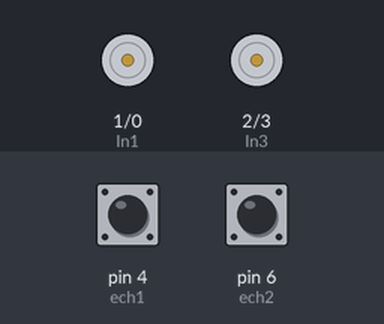
The sketch below on a simulated Arduino Uno, built with avr-gcc and run on an emulated ATmega328P. On the bench: motor-driver pin pairs drawn as motors (green arrow = first pin HIGH = forward, orange = second pin HIGH = backward, longer = more drive, scaled by the enable pin). The test bench sets the inputs (shaded band); at power-on: pin 4 (ech1) LOW, pin 6 (ech2) LOW.

Above: at 1.2 s.
1.3 s: pin 4 (ech1) pulsed HIGH 5 times (0.12 s each, 0.3 s apart)
At 4.4 s:
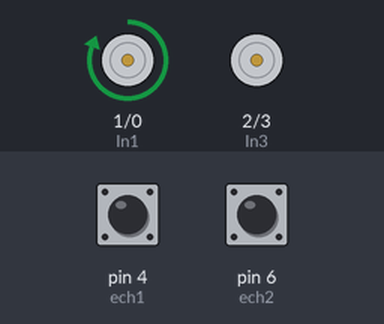
4.8 s: pin 6 (ech2) pulsed HIGH 2 times (0.12 s each, 0.3 s apart)
At 6.6 s:
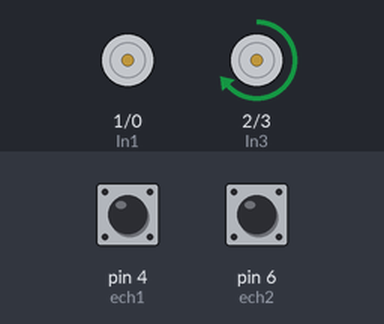
At 11.9 s:
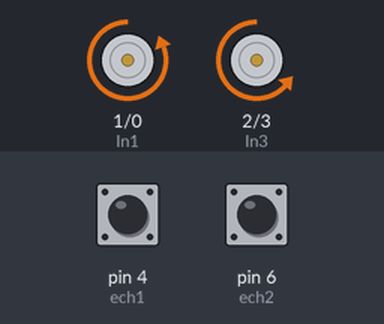
Timing chart, 0 to 13.7 s (numbered marks = the images above; inputs shaded):
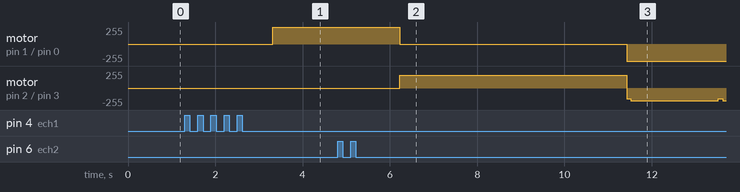

Measured:
- after the input at 1.3 s, motor on pin 1 (In1) / pin 0 (In2): stopped → forward 255/255 after 2.0 s
- after the input at 4.8 s, motor on pin 1 (In1) / pin 0 (In2): forward 255/255 → stopped after 1.4 s, → backward 255/255 5.2 s later

The sketch:

Robot-Ultrasonidos.ino
```cpp
/**
 * Programa para un robot con sensores de ultrasonidos
 *
 * @Autor : Antonio
 */


  // los pines digitales 2 y 3 controlan el motor derecho
  const int In1 = 1; // pin motor derecho
  const int In2 = 0; // pin motor derecho
  // los pines digitales 4 y 5 controlan el motor izquierdo
  const int In3 = 2; // pin motor izquierdo
  const int In4 = 3; // pin motor izquierdo
  //los pines digitales 9 y 10 habilitan los motores
  const int ENA = 8; // habilita el motor derecho
  const int ENB = 9; // habilita el motor izquierdo
  //los pines 4 y 5 son el echo y trigger del sensor izquierdo
  const int ech1 = 4; // echo sensor izquierdo
  const int trig1 = 5; // trigger sensor izquierdo
  //los pines 6 y 7 son el echo y trigger del sensor derecho
  const int ech2 = 6; // echo sensor derecho
  const int trig2 = 7; // trigger sensor derecho

  const int SPEED = 190; //velocidad de el motor

/**
 * Metodo que inicializa los pines y variables
 */
void setup(){
  // put your setup code here, to run once:
  pinMode(In1, OUTPUT);
  pinMode(In2, OUTPUT);
  pinMode(In3, OUTPUT);
  pinMode(In4, OUTPUT);
  pinMode(ENA, OUTPUT);
  pinMode(ENB, OUTPUT);
  analogWrite(ENA, SPEED);
  analogWrite(ENB, SPEED);
  pinMode(ech1,INPUT); //echo izq
  pinMode(trig1,OUTPUT); //trigger izq
  pinMode(ech2,INPUT); //echo der
  pinMode(trig2,OUTPUT); //trigger der
}

/**
 * Metodo que se repite en bucle
 */
void loop() {
  if(!chocaDer() && !chocaIzq()){
    alante(0,160);
  }else if(chocaDer() && chocaIzq()){
    while(chocaDer() && chocaIzq()){
      atras(100,160);
    }if(!chocaDer()){
      izquierda(200,SPEED);
    }else if(!chocaIzq()){
      derecha(200,SPEED);
    }
  }else if(chocaDer()){
     izquierda(200,SPEED);
  }else if(chocaIzq()){
     derecha(200,SPEED);
  }
}

/**
 * Metodo que hace que el robot avance
 */
void alante(int del,int speed) {
    analogWrite(ENA, speed);
    analogWrite(ENB, speed-40);
    digitalWrite(In1, HIGH);
    digitalWrite(In2, LOW);
    digitalWrite(In3, HIGH);
    digitalWrite(In4, LOW);
    delay(del);
    analogWrite(ENA, SPEED);
    analogWrite(ENB, SPEED);
}

/**
 * Metodo que hace que el robot retroceda
 */
void atras(int del,int speed) {
    analogWrite(ENA, speed);
    analogWrite(ENB, speed);
    digitalWrite(In1, LOW);
    digitalWrite(In2, HIGH);
    digitalWrite(In3, LOW);
    digitalWrite(In4, HIGH);
    delay(del);
    analogWrite(ENA, SPEED);
    analogWrite(ENB, SPEED);
}

/**
 * Metodo que hace que el robot gire a la derecha
 */
void derecha (int del,int speed) {
    analogWrite(ENB, speed);
    digitalWrite(In1, LOW);
    digitalWrite(In2, LOW);
    digitalWrite(In3, HIGH);
    digitalWrite(In4, LOW);
    delay(del);
    analogWrite(ENB, SPEED);
}

/**
 * Metodo que hace que el robot gire a la izquierda
 */
void izquierda(int del,int speed) {
    analogWrite(ENA, speed);
    digitalWrite(In1, HIGH);
    digitalWrite(In2, LOW);
    digitalWrite(In3, LOW);
    digitalWrite(In4, LOW);
    delay(del);
    analogWrite(ENA, SPEED);
}

/*
 * Metodo que calcula si el sensor derecho localiza un obstaculo
 */
bool chocaIzq(){
    double distancia = 0;
    digitalWrite(trig1,LOW);
    delayMicroseconds(100); //Tiempo de espera
    digitalWrite(trig1,HIGH);
    distancia = pulseIn(ech1,HIGH); //tiempo que dura el pulso
    distancia = distancia*0.034/2;
    if(distancia < 15) return true;
    else return false;
 }

/*
 * Metodo que calcula si el sensor derecho localiza un obstaculo
 */
bool chocaDer(){
    double distancia = 0;
    digitalWrite(trig2,LOW);
    delayMicroseconds(100); //Tiempo de espera
    digitalWrite(trig2,HIGH);
    distancia = pulseIn(ech2,HIGH); //tiempo que dura el pulso
    distancia = distancia*0.034/2;
    if(distancia < 15) return true;
    else return false;
 }
```
